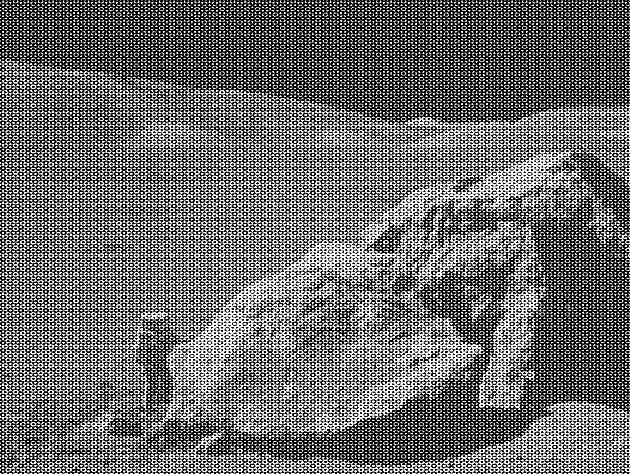
#> input picture moonlanding.png, 630 x 474 px
$ jupyter execute --allow-errors 09ex_Algorithms.ipynb
#> lines starting #> are read from the running program, lines starting #| are printed output that depends on the picture
1\. **Maximum wind speed prediction at the Sprogø station**

The exercise goal is to predict the maximum wind speed occurring every 50 years even if no measure exists for such a period. The available data are only measured over 21 years at the Sprogø meteorological station located in Denmark.

The annual maxima are supposed to fit a normal probability density function. However such function is not going to be estimated because it gives a probability from a wind speed maxima. Finding the maximum wind speed occurring every 50 years requires the opposite approach, the result needs to be found from a defined probability. That is the quantile function role and the exercise goal will be to find it. In the current model, it is supposed that the maximum wind speed occurring every 50 years is defined as the upper 2% quantile.

By definition, the quantile function is the inverse of the cumulative distribution function. The latter describes the probability distribution of an annual maxima. In the exercise, the cumulative probability $p_i$ for a given year i is defined as $p_i = i/(N+1)$ with $N = 21$, the number of measured years. Thus it will be possible to calculate the cumulative probability of every measured wind speed maxima. From those experimental points, the scipy.interpolate module will be very useful for fitting the quantile function. Finally the 50 years maxima is going to be evaluated from the cumulative probability of the 2% quantile.

Practically, load the dataset:

```python
import numpy as np
max_speeds = np.load('max-speeds.npy')
years_nb = max_speeds.shape[0]
```

Compute then the cumulative probability $p_i$ (`cprob`) and sort the maximum speeds from the data. Use then the  UnivariateSpline from scipy.interpolate to define a quantile function and thus estimate the probabilities.

In the current model, the maximum wind speed occurring every 50 years is defined as the upper 2% quantile. As a result, the cumulative probability value will be:

```python
fifty_prob = 1. - 0.02
```

So the storm wind speed occurring every 50 years can be guessed as:

``` python
fifty_wind = quantile_func(fifty_prob)
```

[cell 1]
import numpy as np
import matplotlib.pyplot as plt
from scipy.interpolate import UnivariateSpline

#> (the rest of this cell did not finish here and is left out)

2\. **Curve fitting of temperature in Alaska**

The temperature extremes in Alaska for each month, starting in January, are given by (in degrees Celcius):

max:  17,  19,  21,  28,  33,  38, 37,  37,  31,  23,  19,  18

min: -62, -59, -56, -46, -32, -18, -9, -13, -25, -46, -52, -58

* Plot these temperature extremes.
* Define a function that can describe min and max temperatures.
* Fit this function to the data with scipy.optimize.curve_fit().
* Plot the result. Is the fit reasonable? If not, why?
* Is the time offset for min and max temperatures the same within the fit accuracy?

[cell 2]
from scipy import optimize

MAX = [17, 19, 21, 28, 33, 38, 37, 37, 31, 23, 19, 18] #le temperature stanno seguendo l'andamento stagionale
MIN = [-62, -59, -56, -46, -32, -18, -9, -13, -25, -46, -52, -58]

sorted_v = [[x, y] for x, y in zip(MIN, MAX)]
sorted_v = sorted(sorted_v)

X = [sorted_v[i][0] for i in range(len(sorted_v))]
Y = [sorted_v[i][1] for i in range(len(sorted_v))]
months = [i for i in range(1, 13)]

plt.scatter(X, Y, label = 'Data')
plt.title('Minima and maxima per month')
plt.xlabel('Minima')
plt.ylabel('Maxima')

#def function(xi, a, c, d, e, x0):
 #   return a *(xi-x0)+ b * ((xi-x0) ** 2) + c * (xi-x0)** 3 + d * (xi-x0)**4 + e

def sin(x, a, x0, y0):
    return a * np.cos((2 * np.pi)/11 * (x-x0) ) + y0


def guessed_params(t):
    absmax = abs(max(abs(np.max(t)), abs(np.min(t))))
    A = np.abs(absmax - abs(np.mean(t)))

    xshift = (((len(t) - 1)) / 4.0 ) - np.argmax(t)

    yshift = np.mean(t)

    return [A, xshift, yshift]

plt.legend()
plt.show()
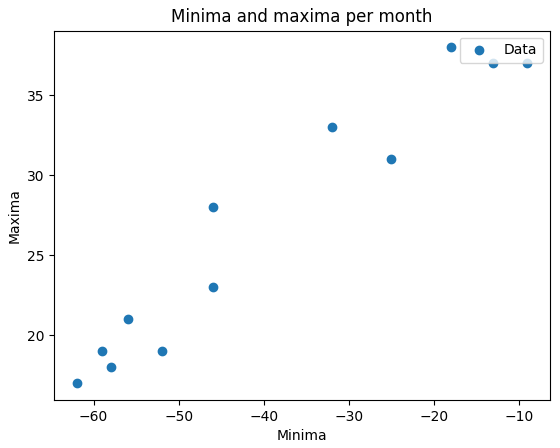
#> figure drawn by matplotlib, 1 panel

paramsx, params_covx = optimize.curve_fit(sin, months, MIN, p0 = guessed_params(MIN))
paramsy, params_covy = optimize.curve_fit(sin, months, MAX , guessed_params(MAX))

plt.scatter(months, MIN, label = 'Minima')
plt.scatter(months, MAX, label = 'Maxima')

sinx = [sin(xi, paramsx[0], paramsx[1], paramsx[2]) for xi in months]
siny = [sin(yi, paramsy[0], paramsy[1], paramsy[2]) for yi in months]

plt.plot(months, sinx)
plt.plot(months, siny)

plt.axhline(y = 0, linestyle = '--', c = 'black')
plt.title('Minima and maxima per month')
plt.legend()

print('Shift with the orizontal axis: ', paramsx[1], paramsy[1])

print('Error on x shift: ', np.sqrt(params_covx[1][1]))
print('Error on y shift: ', np.sqrt(params_covy[1][1]))

np.abs(paramsx[1] - paramsy[1]) < np.abs(np.sqrt(params_covx[1][1]) - np.sqrt(params_covy[1][1]))

print(np.sqrt(params_covx[1][1]) - np.sqrt(params_covy[1][1]))
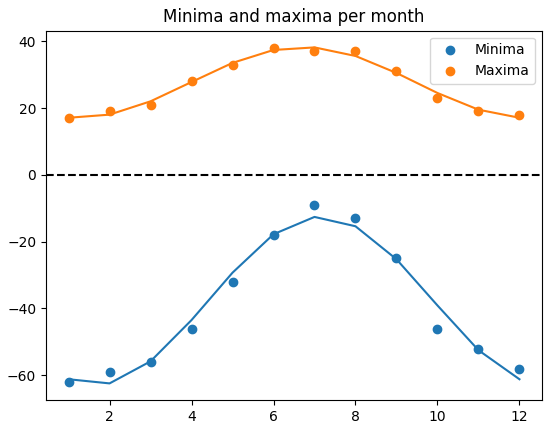
#> figure drawn by matplotlib, 1 panel; curve peaks at x = 7, y = -12.6; curve peaks at x = 7, y = 38.14

3\. **2D minimization of a six-hump camelback function**

$$
f(x,y) = \left(4-2.1x^2+\frac{x^4}{3} \right) x^2 +xy + (4y^2 -4)y^2
$$

has multiple global and local minima. Find the global minima of this function.

Hints:

* Variables can be restricted to $-2 < x < 2$ and $-1 < y < 1$.
* Use numpy.meshgrid() and pylab.imshow() to find visually the regions.
* Use scipy.optimize.minimize(), optionally trying out several of its methods.

How many global minima are there, and what is the function value at those points? What happens for an initial guess of $(x, y) = (0, 0)$ ?

[cell 3]
from scipy.optimize import minimize

N = 1000
x = np.linspace(-2, 2, N)
y = np.linspace(-1, 1, N)

def f(x):
    return (4 - 2.1 * x[0]**2 + x[0]**4/3)*x[0]**2 + x[0] * x[1] + (4*x[1]**2 - 4) * x[1] **2

X, Y = np.meshgrid(x, y)

fig = plt.figure()
ax = fig.add_subplot(111, projection='3d')
ax.plot_surface(X, Y, f([X, Y]), cmap='viridis')
ax.set_xlabel('X')
ax.set_ylabel('Y')
ax.set_zlabel('Z')

plt.show()
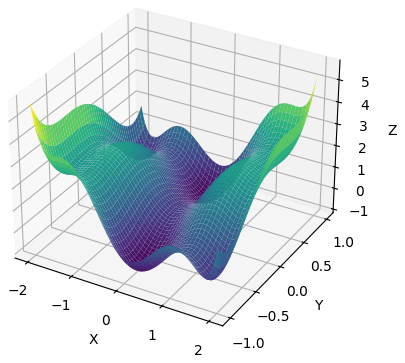
#> figure drawn by matplotlib, 1 panel
z = f([X, Y])
plt.imshow(z,  cmap  ='viridis', origin = 'lower', extent = [x.min(), x.max(), y.min(), y.max()])
plt.colorbar()

solution =  minimize(f, [0,-0.7], bounds=[(-2, 2), (-1, 1)])
solution2 =  minimize(f, [0, 0.7], bounds=[(-2, 2), (-1, 1)])

print('Global minimum found at: ', solution.x)
print('Function value at global minimum: ', solution.fun)

print('Solution 2: ', solution2.x)
print('Function value at global minimum: ', solution2.fun)
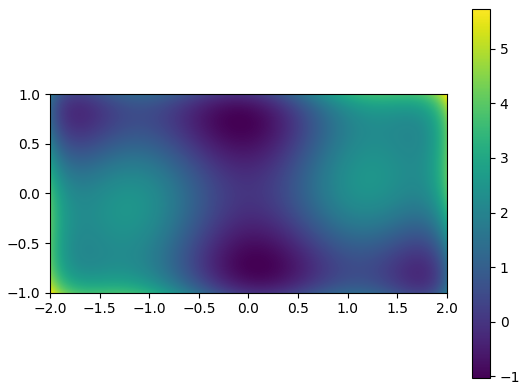
#> figure drawn by matplotlib, 2 panels

4\. **FFT of a simple dataset**

Performe a periodicity analysis on the lynxs-hares population

[cell 4]
import pandas as pd
from scipy import fftpack

#> (the rest of this cell did not finish here and is left out)

5\. **FFT of an image**

* Examine the provided image `moonlanding.png`, which is heavily contaminated with periodic noise. In this exercise, we aim to clean up the noise using the Fast Fourier Transform.
* Load the image using pylab.imread().
* Find and use the 2-D FFT function in scipy.fftpack, and plot the spectrum (Fourier transform of) the image. Do you have any trouble visualising the spectrum? If so, why?
* The spectrum consists of high and low frequency components. The noise is contained in the high-frequency part of the spectrum, so set some of those components to zero (use array slicing).
* Apply the inverse Fourier transform to see the resulting image.

[cell 5]
image = plt.imread('moonlanding.png')
#> image is the input picture: shape (474, 630) float32; min 0, max 1, mean 0.424
plt.imshow(image, cmap = 'gray')
plt.title('Original image')

[cell 6]
from scipy.fftpack import fft2, fftshift, ifft2

fft_image = fft2(image)
#fft_image_shifted = fftshift(fft_image)
magnitude_spectrum = np.abs(fft_image)

plt.figure(figsize= (12,12))
plt.subplot(121)
plt.imshow(np.log1p(magnitude_spectrum), cmap = 'gray', aspect = 1.5) #usiamo log1p per visualizzazione migliore
plt.title('Log magnitude spectrum')
plt.colorbar()

threshold = 0.01 * magnitude_spectrum.max()
#> threshold = 1266

fft_image[magnitude_spectrum > threshold] = 0

plt.subplot(122)
image2 = ifft2((fft_image)).real #inverse fourier transform
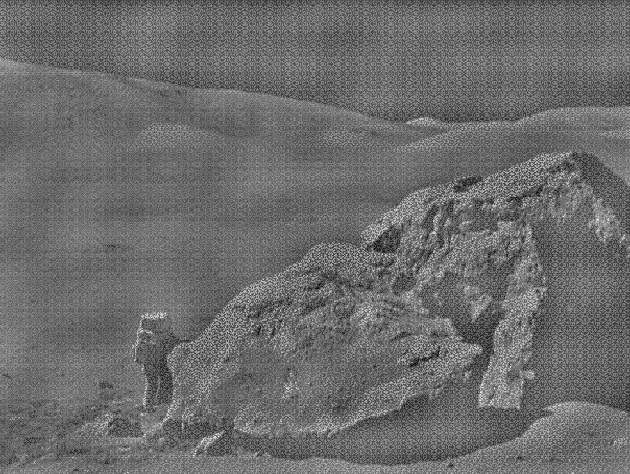
#> image2: shape (474, 630) float32; min -0.58, max 0.783, mean 2.04e-10; drawn with min black and max white
plt.title('Reconstructed image')
plt.imshow(image2, aspect = 1.5, cmap = 'gray')
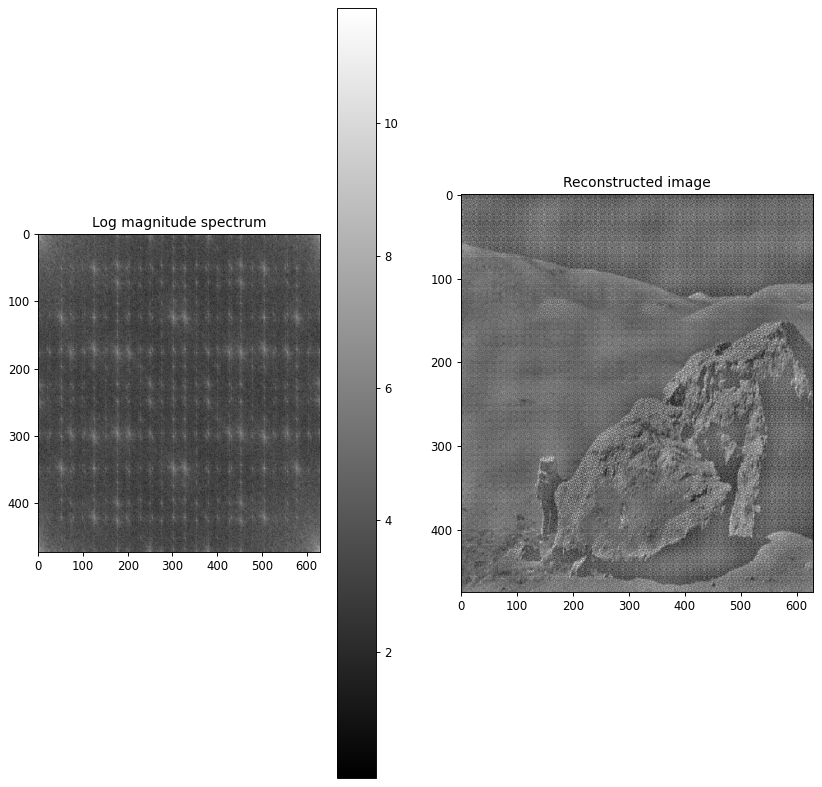
#> figure drawn by matplotlib, 3 panels
